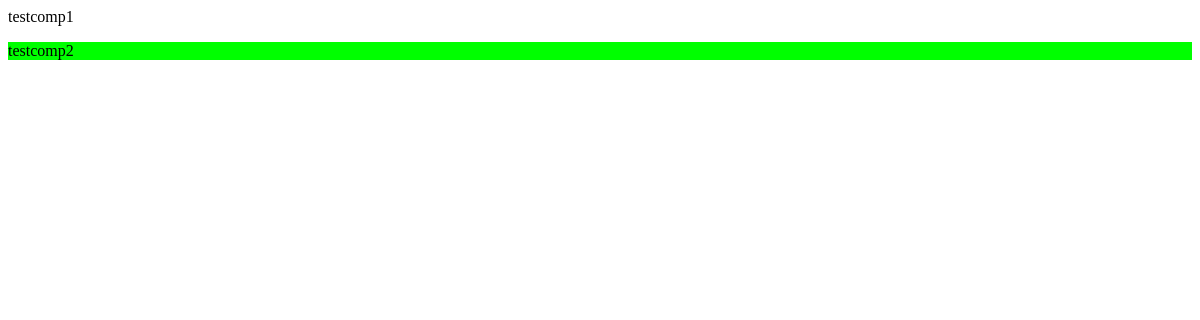
The page /employees/competence-for-employee/1 on the database as committed earlier.
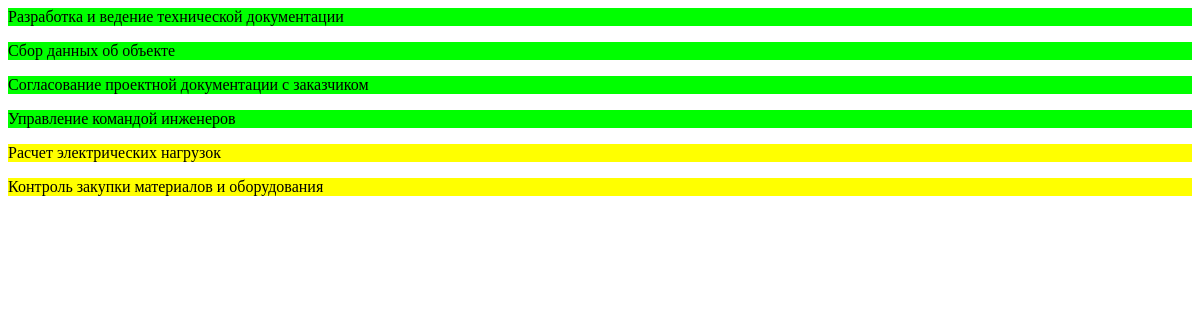
The same page on the database as committed later.
### competences/models.py (models this page shows, shortened)
class EmpCompetence(models.Model):
    objects = models.Manager()
    employee = models.ForeignKey("employees.Employee", on_delete=models.CASCADE, verbose_name="Сотрудник", blank=True, null=True)
    competence = models.ForeignKey("Competence", on_delete=models.CASCADE, verbose_name="Компетенция")
    competence_level = models.PositiveIntegerField(verbose_name="Уровень владения")
    sector = models.ForeignKey("departments.Sector", on_delete=models.CASCADE, verbose_name="Сектор")

class Competence(NameMixin, models.Model):
    class Meta:
        verbose_name = "Компетенция"
        verbose_name_plural = "Компетенции"

### employees/views.py (the view)
# urls.py: path("competence-for-employee/<int:employee_id>", CompetenceForEmployeeListView.as_view(),
class CompetenceForEmployeeListView(ListView):
    template_name = "employees/competence_for_employee.html"
    model = EmpCompetence
    def get_context_data(self, **kwargs):
        employee_id = self.kwargs.get("employee_id")
        context = {"competence_for_employee": EmpCompetence.objects.filter(employee__id=employee_id).order_by("-competence_level")}
        return context

### general/model_mixins.py (called while the page is built)
    def __str__(self):
        return self.name

### employees/templates/employees/competence_for_employee.html
<div class="borderall itemcolor p-3 rounded-3">
    {% for object in competence_for_employee %}
    <p class="competence fw-bold fs-4 pointer rounded-3" style="background-color: {% if object.competence_level == 1 %}
                                    {{ 'orange' }}
                                {% elif object.competence_level == 2 %}
                                    {{ 'yellow' }}
                                {% elif object.competence_level == 3 %}
                                    {{ 'lime' }}
                                {% endif %}" data-competence-id="{{ object.competence.id }}"
       onclick="showDeputiesByCompetence({{ object.competence.id }}, {{ object.employee.id }})"> {{ object.competence }} </p>
    {% endfor %}
</div>

Rows that differ between the two databases and show on the page:
changed EmpCompetence: competence_level 4 → 3 (drawn); competence "testcomp1" → "Разработка и ведение технической документации"
changed through a linked row, EmpCompetence: competence "testcomp2" → "Сбор данных об объекте"
added EmpCompetence: competence "Согласование проектной документации с заказчиком"
added EmpCompetence: competence "Управление командой инженеров"
added EmpCompetence: competence "Расчет электрических нагрузок", competence_level 2 (drawn)
added EmpCompetence: competence "Контроль закупки материалов и оборудования", competence_level 2 (drawn)
